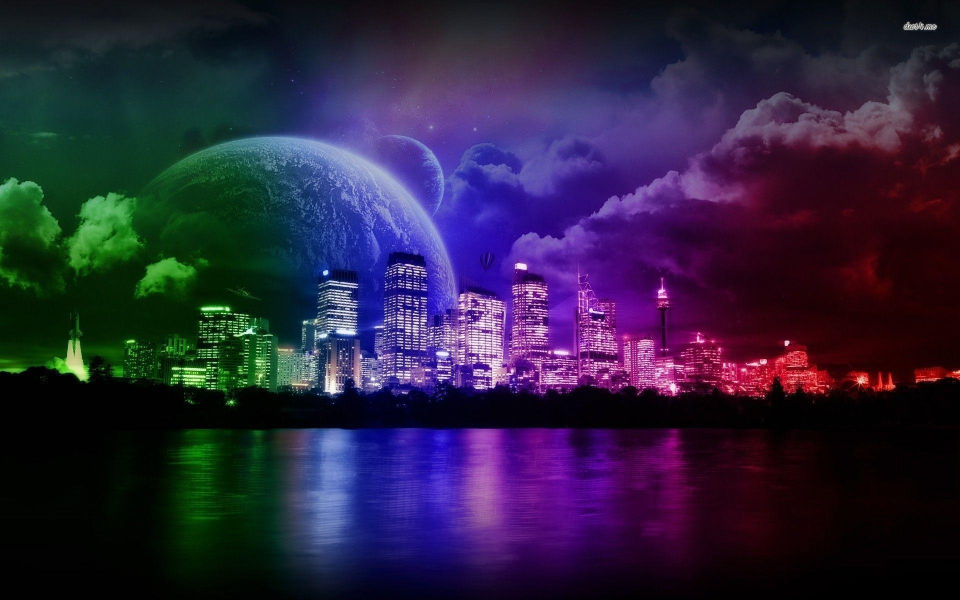
#> input picture photos/image.jpg, 1920 x 1200 px (shown at 1/2 size)
$ python smooth.py
#> lines starting #> are read from the running program, lines starting #| are printed output that depends on the picture
import cv2 as cv
import numpy as np
#read the image
img=cv.imread('./photos/image.jpg')
#> img is the input picture: shape (1200, 1920, 3); mean B, G, R 61.7, 33.8, 43.2
#resize the image
resized_img=cv.resize(img,(500,500),interpolation=cv.INTER_AREA)
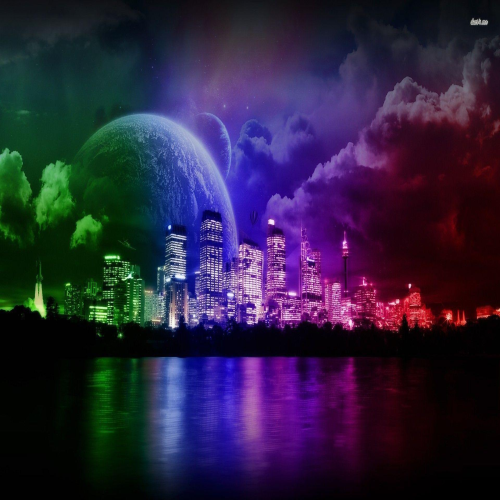
#> resized_img: shape (500, 500, 3); mean B, G, R 61.7, 33.8, 43.2
cv.imshow('resized',resized_img)
blur=cv.blur(resized_img,(3,3))
cv.imshow('blur',blur)
#Gaussian blur
gauss=cv.GaussianBlur(resized_img,(3,3),0)
cv.imshow('gauss',gauss)
#median blur
median=cv.medianBlur(resized_img,3)
cv.imshow('median',median)
#bilateral blur(Retain the edges in the image)
bilateral=cv.bilateralFilter(resized_img,10,35,25)
cv.imshow('bilateral',bilateral)

cv.waitKey(0)

$ run again, with photos/cat.jpeg copied over photos/image.jpg
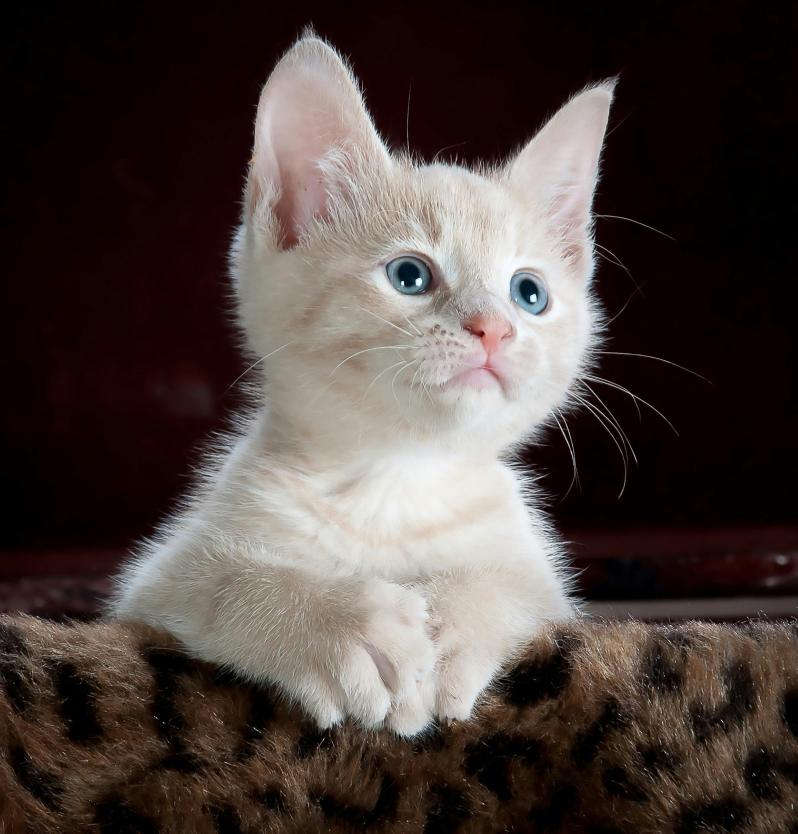
#> input picture photos/cat.jpeg, 2392 x 2500 px (shown at 1/3 size)
#> img is the input picture: shape (2500, 2392, 3); mean B, G, R 63.1, 66.8, 77.4
#> `resized_img=cv.resize(img,(500,500),interpolation=cv.INTER_AREA)`:
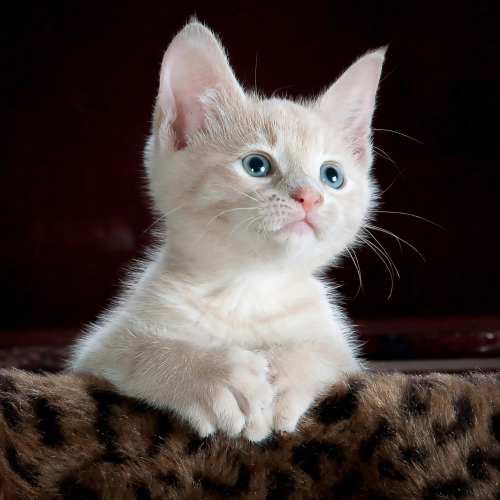
#> resized_img: shape (500, 500, 3); mean B, G, R 63.1, 66.8, 77.4
